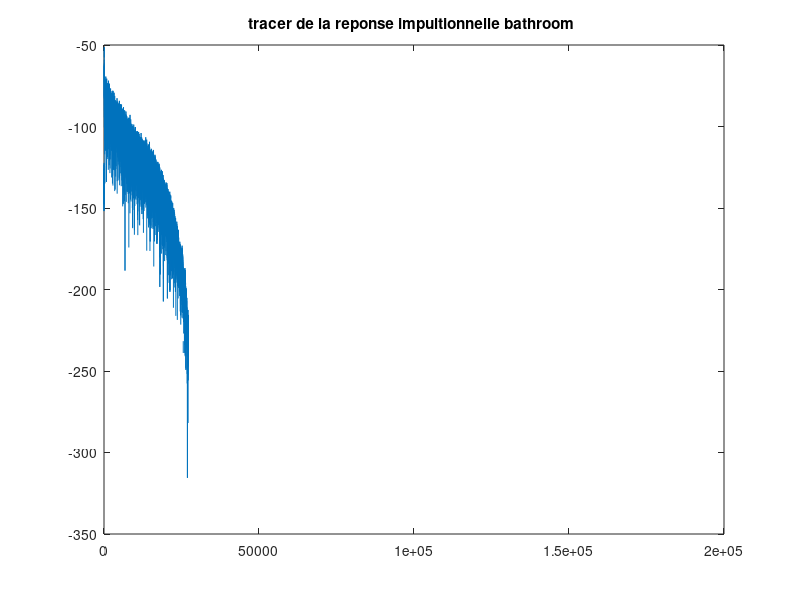

This figure's MATLAB source: (Note: this script raises an error after producing the figure.)
close all 
clear all
clc

bathroom=load('bathroom.mat');
figure
plot(mag2db(bathroom.h_air));
title('tracer de la reponse impultionnelle bathroom ')
office=load('office.mat');
sound(bathroom.h_air,bathroom.fs);
rt = t60(bathroom.h_air,1);
figure
plot(mag2db(office.h_air));
title('tracer de la reponse impultionnelle  office ')
stairway=load('stairway.mat');
%sound(bathroom.h_air,bathroom.fs);
figure
plot(mag2db(stairway.h_air));
title('tracer de la reponse impultionnelle stairway ')
%sound(bathroom.h_air,bathroom.fs);


%dans le tracer du module des signaux dans les differente chambre 
%on remarque un pique au debut qui correpond au signal direct et 
%a partir des signaux inferieurs a -40 db c est des reverbrations 